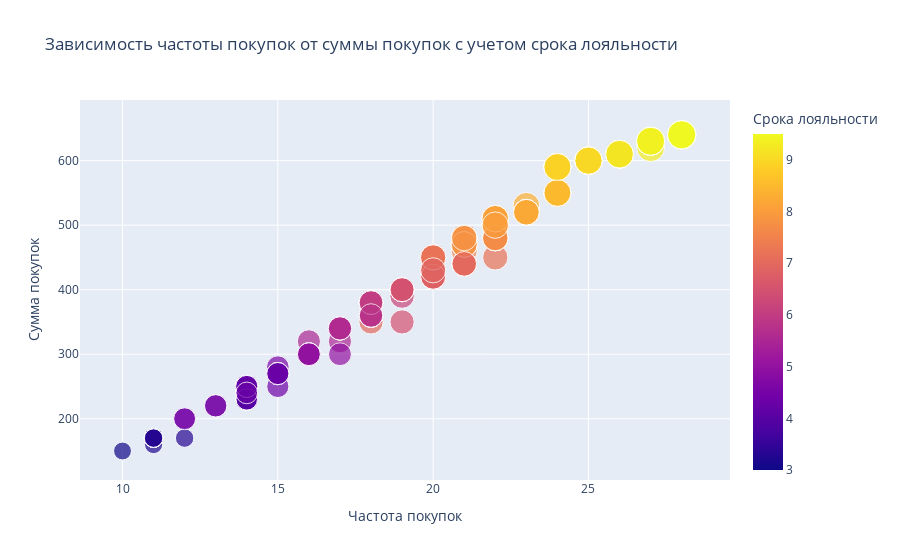

Notebook code cell kept with this figure:
### Markdown cell above
7. Придумайте как визуализировать зависимость между частотой покупок, суммой покупок и скором лояльности *

\* Задание на доп. балл

### Code cell
fig = px.scatter(df, 
                 x='purchase_frequency', 
                 y='purchase_amount',
                 color='loyalty_score',
                 size='annual_income',
                 hover_name='user_id',
                 title='Зависимость частоты покупок от суммы покупок с учетом срока лояльности',
                 labels={'purchase_frequency': 'Частота покупок',
                         'purchase_amount': 'Сумма покупок',
                         'loyalty_score': 'Срока лояльности'})

fig.show()

### Figure 1 — Plotly figure (JSON) as saved in the notebook; plotly's stock layout.template omitted (floating-point values rounded to 4 significant figures; data arrays with more than 128 entries replaced by an {"elided": "..."} marker saying what was removed)
{"data": [{"hovertemplate": "<b>%{hovertext}</b><br><br>Частота покупок=%{x}<br>Сумма покупок=%{y}<br>annual_income=%{marker.size}<br>Срока лояльности=%{marker.color}<extra></extra>", "hovertext": {"elided": "238 int values"}, "legendgroup": "", "marker": {"color": {"elided": "238 float values"}, "coloraxis": "coloraxis", "size": {"elided": "238 int values"}, "sizemode": "area", "sizeref": 187.5, "symbol": "circle"}, "mode": "markers", "name": "", "orientation": "v", "showlegend": false, "type": "scatter", "x": {"elided": "238 int values"}, "xaxis": "x", "y": {"elided": "238 int values"}, "yaxis": "y"}], "layout": {"coloraxis": {"colorbar": {"title": {"text": "Срока лояльности"}}, "colorscale": [[0, "#0d0887"], [0.1111, "#46039f"], [0.2222, "#7201a8"], [0.3333, "#9c179e"], [0.4444, "#bd3786"], [0.5556, "#d8576b"], [0.6667, "#ed7953"], [0.7778, "#fb9f3a"], [0.8889, "#fdca26"], [1, "#f0f921"]]}, "legend": {"itemsizing": "constant", "tracegroupgap": 0}, "title": {"text": "Зависимость частоты покупок от суммы покупок с учетом срока лояльности"}, "xaxis": {"anchor": "y", "domain": [0, 1], "title": {"text": "Частота покупок"}}, "yaxis": {"anchor": "x", "domain": [0, 1], "title": {"text": "Сумма покупок"}}}}
